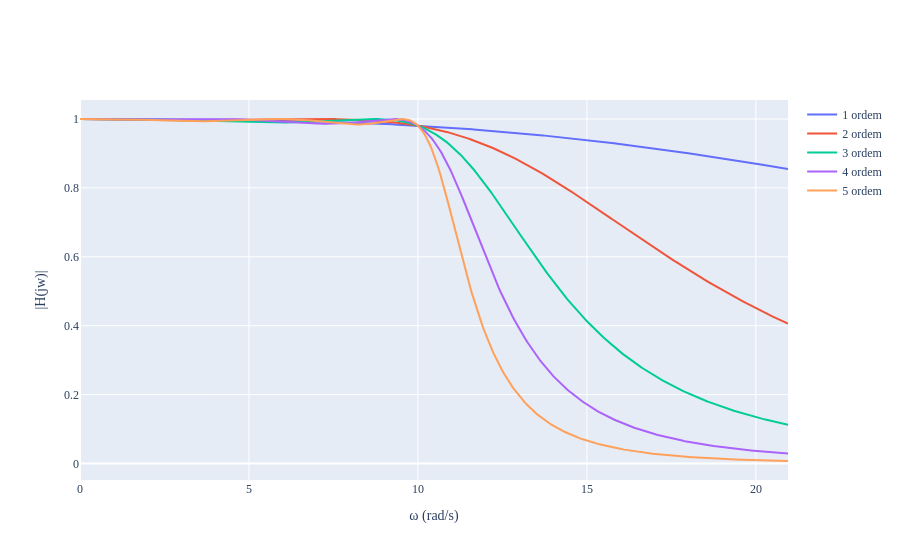

The notebook cell this image was saved under:
### Code cell
import plotly.graph_objects as go
from plotly.subplots import make_subplots
import plotly.express as px
fig = make_subplots(rows=1, cols=1,column_widths=[50])
list_plot = []

for i in range(0,5):

    fig.add_trace(go.Scatter(
        x=w,
        y=Habs_vector[i],
        mode= 'lines',
        visible=True,
        #hovertemplate=f"<br>Ordem ={i+1}<br>" +"</b> </b>|H(jw)|=</b> %{y}<br> ",
        hovertemplate="</b> </b>|H(jw)|=</b> %{y:.4f}<br> ",
        name= str(i+1) + " ordem" ,
    ),
        row=1, col=1)


   
 

fig.update_layout ( 
    hovermode = 'x', 
    hoversort="value descending",
    #hovermode = 'x unified',
    font_family= "Computer Modern Math Italic",
    xaxis_title_text="\u03C9 (rad/s)",  # Add label for x-axis in 1st subplot
    yaxis_title_text="|H(jw)|",
    
    ),
fig.update_layout(
    hoverlabel=dict(
        font_size=12,
        font_family= "Computer Modern Math Italic",
    ),

    
)

fig.show()

### Figure 1 — Plotly figure (JSON) as saved in the notebook; plotly's stock layout.template omitted (floating-point values rounded to 4 significant figures; data arrays with more than 128 entries replaced by an {"elided": "..."} marker saying what was removed)
{"data": [{"hovertemplate": "</b> </b>|H(jw)|=</b> %{y:.4f}<br> ", "mode": "lines", "name": "1 ordem", "type": "scatter", "visible": true, "x": {"elided": "420 float values"}, "xaxis": "x", "y": {"elided": "420 float values"}, "yaxis": "y"}, {"hovertemplate": "</b> </b>|H(jw)|=</b> %{y:.4f}<br> ", "mode": "lines", "name": "2 ordem", "type": "scatter", "visible": true, "x": {"elided": "420 float values"}, "xaxis": "x", "y": {"elided": "420 float values"}, "yaxis": "y"}, {"hovertemplate": "</b> </b>|H(jw)|=</b> %{y:.4f}<br> ", "mode": "lines", "name": "3 ordem", "type": "scatter", "visible": true, "x": {"elided": "420 float values"}, "xaxis": "x", "y": {"elided": "420 float values"}, "yaxis": "y"}, {"hovertemplate": "</b> </b>|H(jw)|=</b> %{y:.4f}<br> ", "mode": "lines", "name": "4 ordem", "type": "scatter", "visible": true, "x": {"elided": "420 float values"}, "xaxis": "x", "y": {"elided": "420 float values"}, "yaxis": "y"}, {"hovertemplate": "</b> </b>|H(jw)|=</b> %{y:.4f}<br> ", "mode": "lines", "name": "5 ordem", "type": "scatter", "visible": true, "x": {"elided": "420 float values"}, "xaxis": "x", "y": {"elided": "420 float values"}, "yaxis": "y"}], "layout": {"font": {"family": "Computer Modern Math Italic"}, "hoverlabel": {"font": {"family": "Computer Modern Math Italic", "size": 12}}, "hovermode": "x", "hoversort": "value descending", "xaxis": {"anchor": "y", "domain": [0, 1], "title": {"text": "ω (rad/s)"}}, "yaxis": {"anchor": "x", "domain": [0, 1], "title": {"text": "|H(jw)|"}}}}
